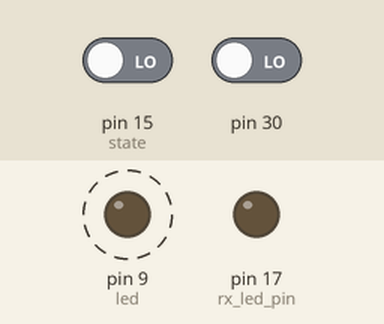
This sketch was run on a simulated Arduino Leonardo, built with avr-gcc and run on an emulated ATmega32U4. Parts: output pins drawn as LEDs (lit = HIGH). Dashed ring = blinking. The inputs (shaded band) are chosen by the test bench; at power-on: pin 15 (state) LOW, pin 30 LOW.

Above: at 4.4 s.
4.5 s: pin 15 (state) driven HIGH
At 5.3 s:
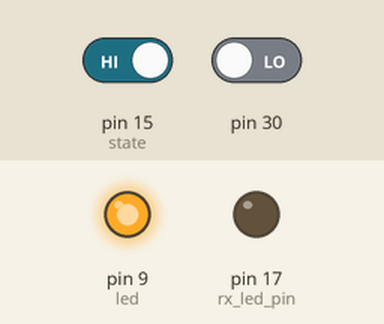
6.3 s: pin 15 (state) driven LOW
At 7.9 s:
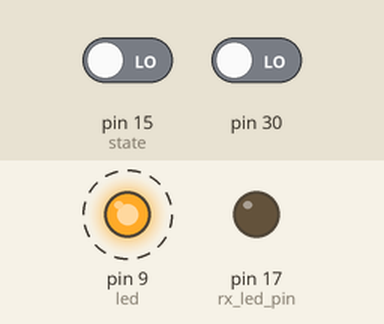
Timing chart, 0 to 16.9 s (numbered marks = the images above; inputs shaded):
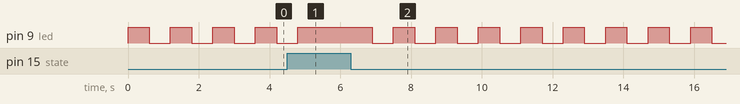

Measured:
- after the input at 4.5 s, pin 9 (led): goes on until 4.8 s, then stays HIGH
- after the input at 6.3 s, pin 9 (led): alternates HIGH for 0.60 s and LOW for 0.60 s, starting after 0.60 s
- by itself, pin 9 (led): alternates HIGH for 0.60 s and LOW for 0.60 s

The sketch:

MidiDongle.ino
```cpp
#include <SoftwareSerial.h>
#include <MIDIUSB.h>

int state = 15;
int at = 14;

int rx_led_pin = 17;

int led = 9;

//int rx = 9;
//int tx = 8;

int flashTime = 600;

bool BTconnected = false;

byte msg[4] = {0,0,0,0};

//SoftwareSerial btSerial(8, 9);

char c;

void setup() {
  Serial.begin(9600);
  Serial1.begin(9600);
  pinMode(led, OUTPUT);
  pinMode(state, INPUT);
  pinMode(rx_led_pin, OUTPUT);
  digitalWrite(led,HIGH);
}

void fillMidiMessage(byte bytes[]){
    midiEventPacket_t tmp = { bytes[0], bytes[1], bytes[2], bytes[3] };
    MidiUSB.sendMIDI(tmp);
}

void printHex(uint8_t num){
  char hexChar[2];
  sprintf(hexChar, "%02X", num);
  Serial.println(hexChar);
}

void sendMidiMsg(){
  midiEventPacket_t tmp = MidiUSB.read();
  if(tmp.byte3 != 0){
    byte midiBytes[] = {0x0b, tmp.byte1, tmp.byte2, tmp.byte3};
    Serial1.write(midiBytes, 4);
  }
}

void loop() {
  while (!BTconnected)
    {
      digitalWrite(led, HIGH);
      delay(flashTime);
      digitalWrite(led, LOW);
      delay(flashTime);
      if ( digitalRead(state)==HIGH)
      {
        BTconnected = true;
        digitalWrite(led, HIGH);
        }
    }
  if (digitalRead(state) ==LOW){
    BTconnected = false;
  }

   if(Serial1.available() == 4){
    for (int i=0; i<4; i++){
      msg[i] = Serial1.read();
    }
    fillMidiMessage(msg);
    MidiUSB.flush();
   }

    sendMidiMsg();
    for(int i=0; i<4; i++){
      msg[i] = 0;
    }

    if(digitalRead(LED_BUILTIN_TX) == HIGH){
      digitalWrite(led, LOW);
    } else {
      digitalWrite(led, HIGH);
    }
}
```
